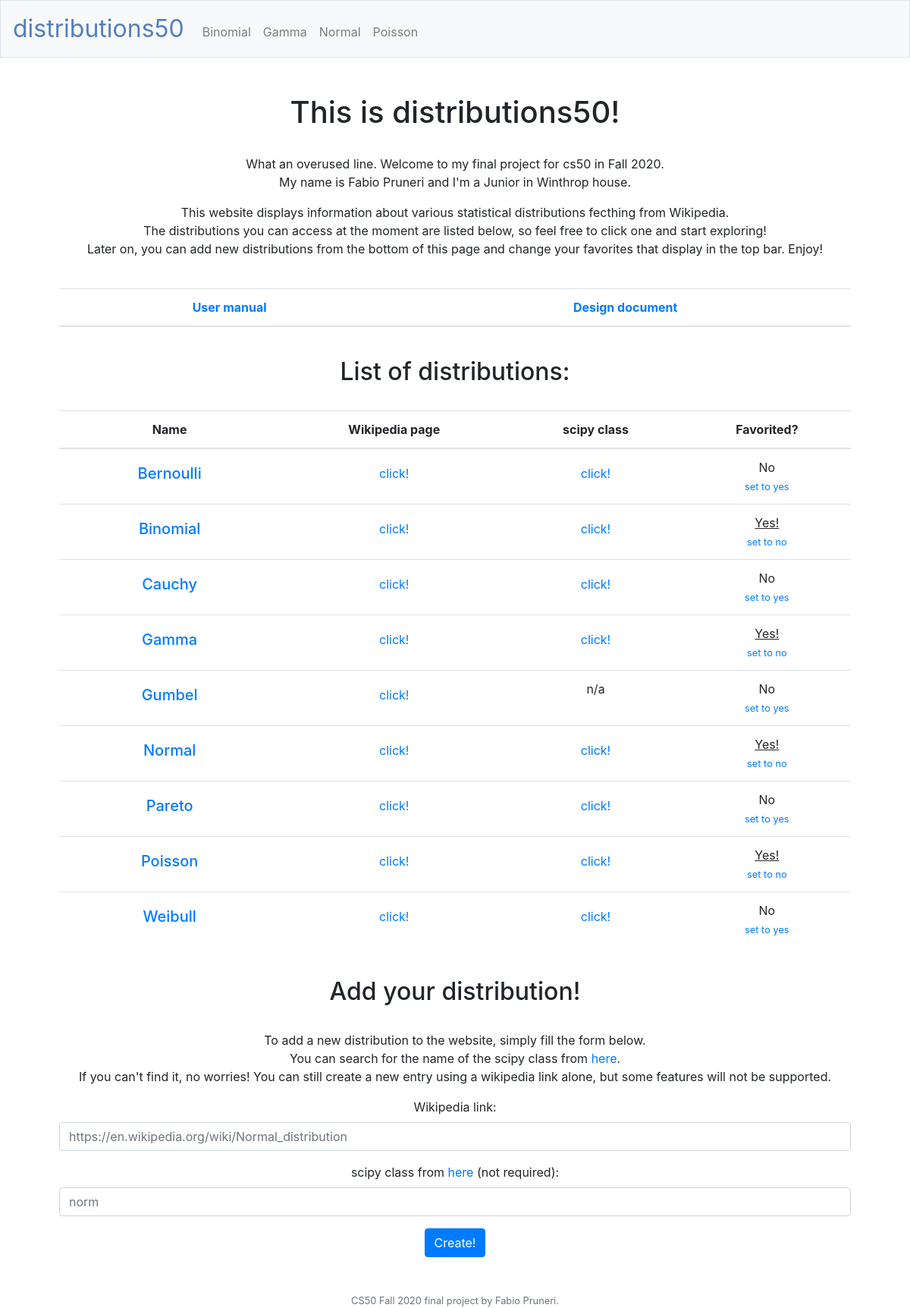
The page / on the database its author committed.
### tables this page shows
CREATE TABLE 'distributions' ('id' integer PRIMARY KEY AUTOINCREMENT NOT NULL, 'name' text NOT NULL, 'wiki' text, 'scipy' text, 'favorite' boolean NOT NULL DEFAULT 0);

### application.py (the view)
@app.route("/")
def index():
    dist = db.execute("SELECT name, wiki, scipy, favorite FROM distributions ORDER BY name")
    fav = db.execute("SELECT name FROM distributions WHERE favorite=1 ORDER BY name")
    return render_template("index.html", fav=fav, dist=dist)

### templates/index.html (shortened to what this page needs)
{% extends "layout.html" %}
{% block main %}
    <h1>This is distributions50!</h1>
    <br>
    <p>
        What an overused line. Welcome to my final project for cs50 in Fall 2020. <br>
        My name is Fabio Pruneri and I'm a Junior in Winthrop house. <br>
    </p>
    <p>
        This website displays information about various statistical distributions fecthing from Wikipedia. <br>
        The distributions you can access at the moment are listed below, so feel free to click one and start exploring! <br>
        Later on, you can add new distributions from the bottom of this page and change your favorites that display in the top bar. Enjoy!
    </p>
    <br>
    <table class="table">
        <thead>
            <tr>
                <th><a href="/readme">User manual</a></th>
                <th><a href="/design">Design document</a></th>
            </tr>
        </thead>
    </table>
    <br>
    <h2>List of distributions:</h2>
    <br>
    <table class="table">
        <thead>
            <tr>
                <th>Name</th>
                <th>Wikipedia page</th>
                <th>scipy class</th>
                <th>Favorited?</th>
            </tr>
        </thead>
        <tbody>
            {% for d in dist %}
            <tr>
                <td><h5><a class="nav-link" href="/distribution?name={{d['name']}}">{{d['name']}}</a></h5></td>
                <td>
                    <a class="nav-link" href="{{d['wiki']}}">click!</a>
                </td>
                <td>
                    {% if d['scipy'] != '' -%}
                    <a class="nav-link" href="{{d['scipy']}}">click!</a>
                    {% else -%}
                    n/a
                    {% endif %}
                </td>
                <td>
                    {% if d['favorite'] -%}
                    <u>Yes!</u><br>
                    <span class="small"><a href="/changefav?name={{d['name']}}&new=0">set to no</a></span>
                    {% else -%}
                    No<br>
                    <span class="small"><a href="/changefav?name={{d['name']}}&new=1">set to yes</a></span>
                    {% endif %}
                </td>
            </tr>
            {% endfor %}
        </tbody>
    </table>
    <br>
    <h2>Add your distribution!</h2>
    <br>
    <p>
        To add a new distribution to the website, simply fill the form below. <br>
        You can search for the name of the scipy class from <a href="https://docs.scipy.org/doc/scipy/reference/stats.html">here</a>. <br>
        If you can't find it, no worries! You can still create a new entry using a wikipedia link alone, but some features will not be supported.
    </p>
    <form action="/create" method="post">
        <div class="form-group">
            <label for="name">Wikipedia link:</label>
            <input autocomplete="off" autofocus class="form-control" name="wiki" placeholder="https://en.wikipedia.org/wiki/Normal_distribution" type="text">
        </div>
        <div class="form-group">
            <label for="name">scipy class from <a href="https://docs.scipy.org/doc/scipy/reference/stats.html">here</a> (not required):</label>
            <input autocomplete="off" autofocus class="form-control" name="scipy" placeholder="norm" type="text">
        </div>
        <button class="btn btn-primary" type="submit">Create!</button>
    </form>
{% endblock %}

### templates/layout.html (shortened to what this page needs)
<!DOCTYPE html>
<html lang="en">
    <head>
        <link rel="stylesheet" href="https://cdn.jsdelivr.net/npm/bootstrap@4.5.3/dist/css/bootstrap.min.css">
        <link href="/static/styles.css" rel="stylesheet">
    </head>
    <body>
        <nav class="navbar navbar-expand-md navbar-light bg-light border">
            <a class="navbar-brand" href="/"><span class="blue">distributions50</span></a>
            <div class="collapse navbar-collapse" id="navbar">
                <ul class="navbar-nav mr-auto mt-2">
                    {% for d in fav %}
                    <li class="nav-item"><a class="nav-link" href="/distribution?name={{d['name']}}">{{d['name']}}</a></li>
                    {% endfor %}
                </ul>
            </div>
        </nav>
        <main class="container p-5">
            {% block main %}{% endblock %}
        </main>
        <footer class="small text-center text-muted">
            CS50 Fall 2020 final project by Fabio Pruneri.
        </footer>
    </body>
</html>

### static/styles.css (style rules this page uses)
nav .navbar-brand { font-size: xx-large; }
nav .navbar-brand .blue { color: #537fbe; }
main .form-control { display: inline-block; }
main { overflow-x: auto; text-align: center; }

### rows shown on the page
distributions: name "Binomial"
distributions: name "Gamma"
distributions: name "Normal"
distributions: name "Poisson"
distributions: name "Bernoulli"
distributions: name "Cauchy"
distributions: name "Gumbel", scipy "n/a"
distributions: name "Pareto"
distributions: name "Weibull"
